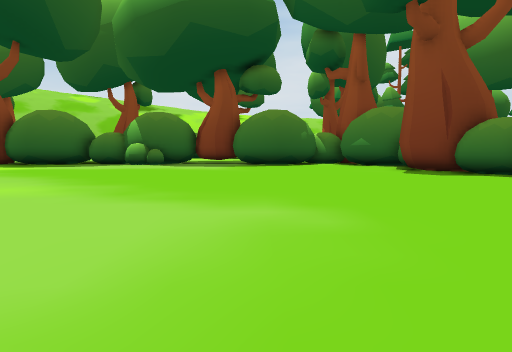
View 1 (above)

14 first-person views from a walk through a scene from a Unity 3-D project. The camera is 1.2 m above the floor, tilts 4° down and sees 70° across. The floor is counted in squares, 2 m on a side. Each view is taken from the middle of a square. On the plan, view 1 faces up. The plan holds only what a view shows up to about 10 squares ahead; the rest is blank. The place goes on beyond the plan. The player character is not drawn. Some animated figures are left out.

View 2
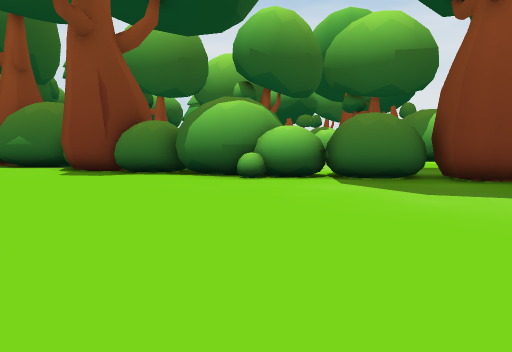

View 3
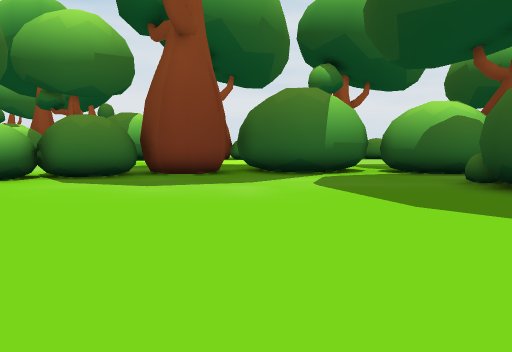

View 4
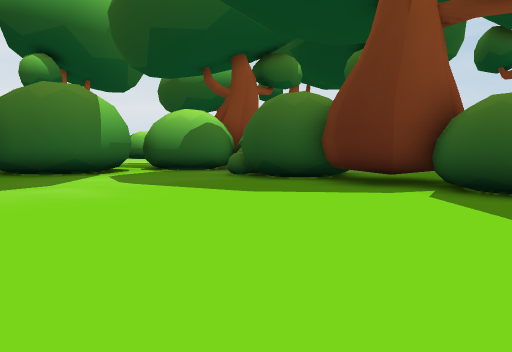

View 5
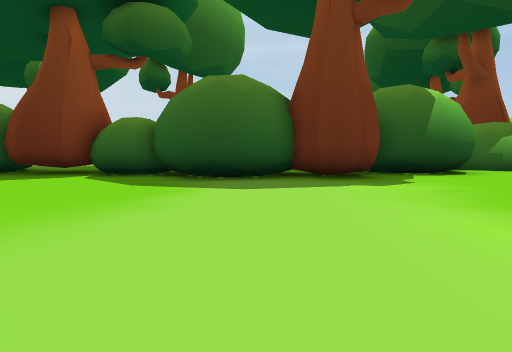

View 6
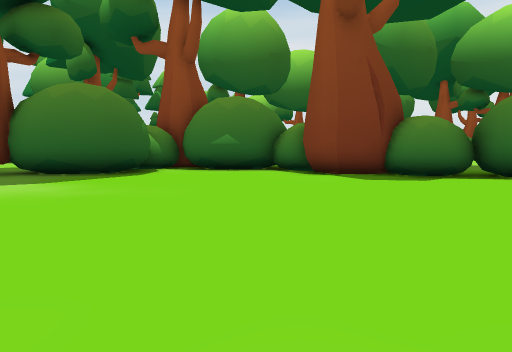

View 7
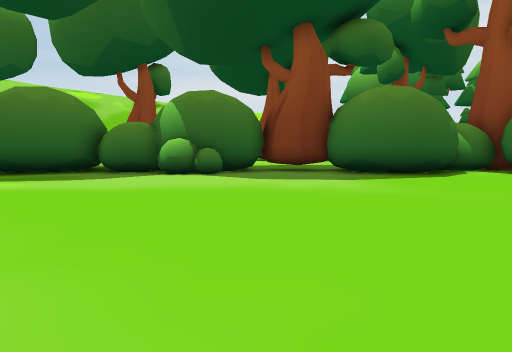

View 8
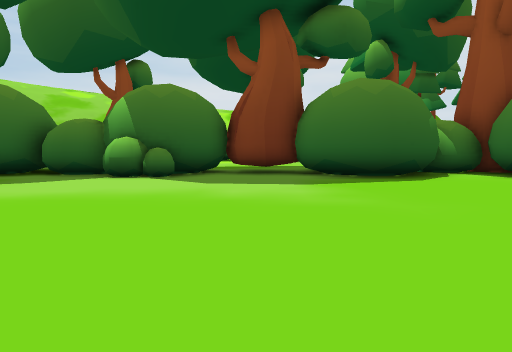

View 9
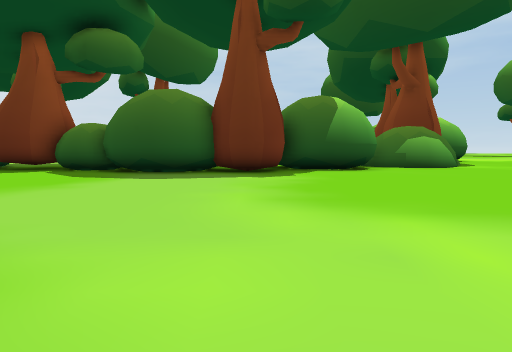

View 10
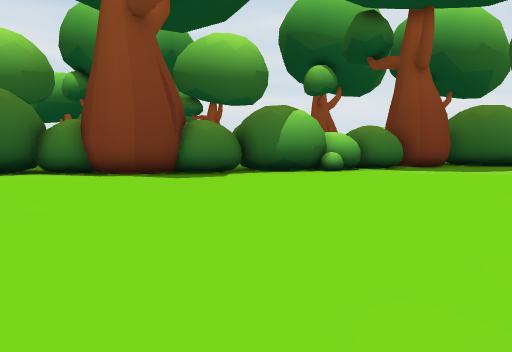

View 11
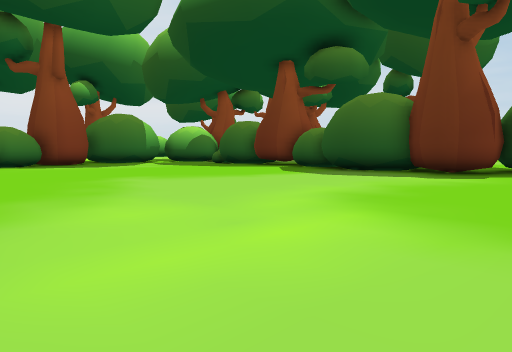

View 12
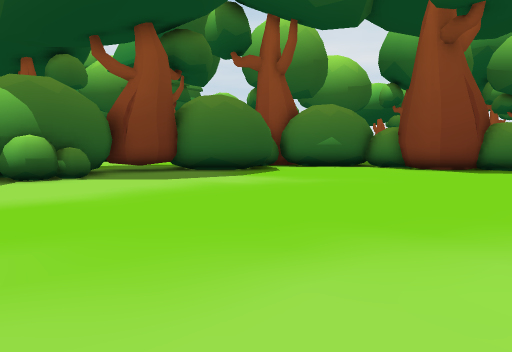

View 13
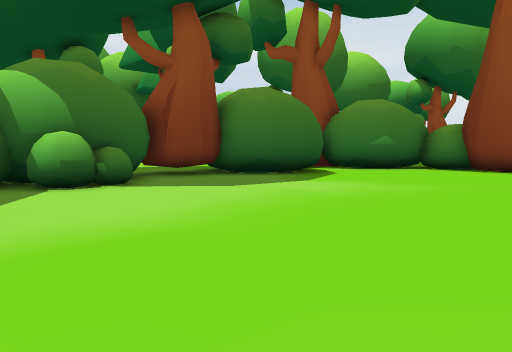

View 14
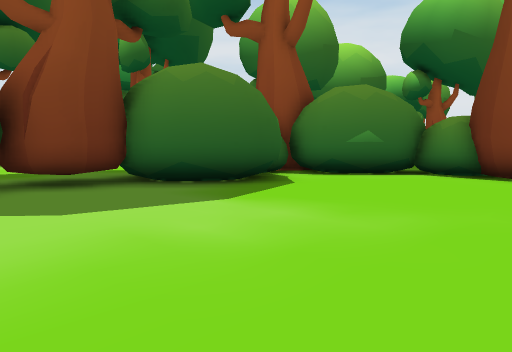

### Floor plan
Points are (right, up) in squares from view 1. A wall is a line through its corners. A room is listed if a view was taken in it or the views show most of it. See-through windows are left out.
Room 1 (views 1, 2, 3, 4, 5, 6, 7, 8, 9, 10, 11, 12, 13, 14)
walls: (6.9, 5.9) (6.3, 6.4) (6, 7.2) (6.1, 7.9); (5.3, 9.9) (4.7, 10.7); (4.6, 10.9) (4.7, 11.8); (7.5, 4.6) (6.2, 5.7); (7.8, 4.7) (7.1, 4.8) (6.8, 5.6); (-3, -3.3) (-1.9, -2.5) (-1.1, -2.4) (-0.3, -2.8) (0.5, -3.8); (3.6, -3.6) (4.3, -4.2); (2.3, -4.3) (2.7, -3.8) (3.4, -3.7); (5.2, 13.6) (4.1, 14.3) (3.7, 15); (9.5, 0.9) (8.7, 1.4) (8.7, 2.3); (4.2, -4.5) (4.8, -3.9) (5.4, -3.6) (6, -3.7) (6.7, -4.3); (2.2, 15.4) (1.5, 14.9) (0.5, 14.9) (-0.4, 15.3) (-1, 16.1); (-4.7, 15) (-4.9, 15); (-3.8, 15.4) (-4.2, 15) (-4.6, 15.1); (-1.8, 16) (-2.5, 16.4); (-1.1, 16.2) (-1.6, 16.1); (-5.2, 15) (-5.6, 15.5); (-4.2, 15.6) (-4.8, 15.6); (-4.5, 15.5) (-4.8, 14.8) (-5.3, 15.5); (9.2, -1.9) (9.1, -1.1) (9.5, -0.3) (10.3, 0.3); (-5.2, 15.6) (-5.7, 15.9) (-6.3, 15.6) (-6.8, 15.6) (-7.2, 15.9); (-7.5, -4.2) (-6.7, -3.8) (-5.4, -3.9) (-4.8, -4.3) (-4.8, -3.3) (-4.2, -2.7) (-3.3, -2.7) (-2.7, -3.3); (-2.8, 16.8) (-3.3, 16) (-4.3, 15.5)
low walls: (6.5, 6.5) (6.2, 7.3) (6.3, 7.9); (6.8, 5.6) (6.5, 5.5); (4.7, 10.7) (4.9, 12); (-0.5, -2.9) (0.2, -3.8); (-3.4, -2.9) (-2.8, -3.4) (-1.8, -2.7); (3.4, -3.7) (4.1, -4.2); (2.8, -4) (3.5, -3.9); (-4.5, -3.3) (-4.1, -2.9); (8.9, 1.5) (8.9, 2.3); (0.6, 15) (-0.4, 15.5); (5.2, 13.9) (4.4, 14.4); (4.5, -4.5) (4.9, -4) (5.3, -3.8) (6, -3.9); (9.6, -0.4) (10.4, 0.2); (-6.6, -4) (-5.4, -4.1); (-1.6, 16.1) (-2.6, 16.6); (-1, 16.5) (-1.9, 16.2); (-3, 16.8) (-3.4, 16.1) (-4, 15.8)
ways out: opening at (4, 14); opening at (8, -3)
objects: other object (1, -5) to (2, -4)

Where each view was taken, in squares from view 1:
view 1: 0 up, 0 right, facing up
view 2: 0 up, 1 right, facing up-right
view 3: 0 up, 0 right, facing right
view 4: 2 up, 0 right, facing down-right
view 5: 5 up, 2 left, facing down
view 6: 6 up, 3 left, facing up-right
view 7: 6 up, 3 left, facing up
view 8: 7 up, 2 left, facing up
view 9: 7 up, 4 left, facing down
view 10: 8 up, 4 left, facing right
view 11: 7 up, 7 left, facing down-right
view 12: 7 up, 7 left, facing up-right
view 13: 9 up, 7 left, facing up-right
view 14: 10 up, 4 left, facing up-right
